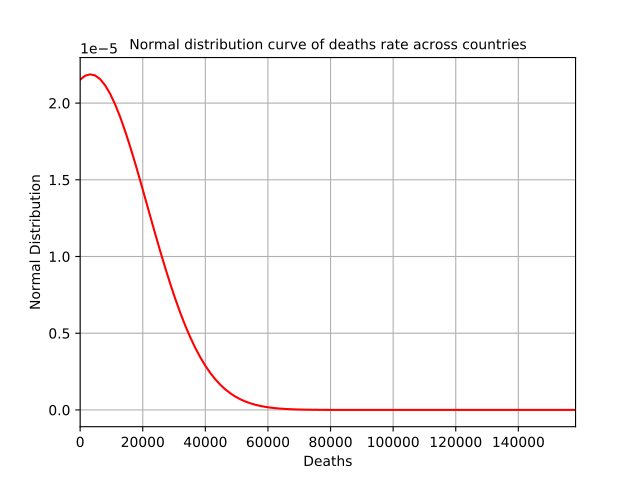

Source code (Python):
# Top 5 Confirmed cases.
import pandas as pd
import numpy as np
import matplotlib.pyplot as plt
from matplotlib.font_manager import FontProperties
import scipy.stats
import numpy as np
import scipy.stats as stats
import pylab as pl

fontP = FontProperties()
fontP.set_size('small')

file_name = 'assignment.xlsx'

data = pd.read_excel(file_name, columns=0, sheet_name="data_after_cleaning",
                     usecols=['Country/Region', 'Date', 'Confirmed', 'Deaths'])
# print(data.head())
dates = set(list(data['Date']))
confirmed = set(list(data['Confirmed']))
countries = set(list(data['Country/Region']))

data = data.groupby(['Country/Region'])['Deaths'].sum()
his = data.describe()

x_min = his['min']
x_max = his['max']

mean = his['mean']
std = his['std']

x = np.linspace(x_min, x_max, 100)

y = scipy.stats.norm.pdf(x, mean, std)

plt.plot(x, y , color='r')

plt.grid()

plt.xlim(x_min,x_max)
# plt.ylim(0,0.25)

plt.title('Normal distribution curve of deaths rate across countries', fontsize=10)

plt.xlabel('Deaths')
plt.ylabel('Normal Distribution')

# plt.savefig("normal_distribution.png")
plt.show()
